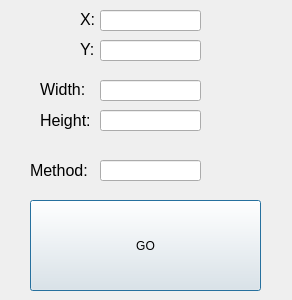
<?xml version="1.0" encoding="UTF-8"?>
<ui version="4.0">
 <class>Dialog</class>
 <widget class="QDialog" name="Dialog">
  <property name="geometry">
   <rect>
    <x>0</x>
    <y>0</y>
    <width>292</width>
    <height>300</height>
   </rect>
  </property>
  <property name="windowTitle">
   <string>Dialog</string>
  </property>
  <widget class="QLabel" name="label">
   <property name="geometry">
    <rect>
     <x>80</x>
     <y>10</y>
     <width>58</width>
     <height>18</height>
    </rect>
   </property>
   <property name="font">
    <font>
     <pointsize>12</pointsize>
    </font>
   </property>
   <property name="text">
    <string>X: </string>
   </property>
  </widget>
  <widget class="QLabel" name="label_2">
   <property name="geometry">
    <rect>
     <x>80</x>
     <y>40</y>
     <width>58</width>
     <height>18</height>
    </rect>
   </property>
   <property name="font">
    <font>
     <pointsize>12</pointsize>
    </font>
   </property>
   <property name="text">
    <string>Y: </string>
   </property>
  </widget>
  <widget class="QLabel" name="label_3">
   <property name="geometry">
    <rect>
     <x>40</x>
     <y>80</y>
     <width>58</width>
     <height>18</height>
    </rect>
   </property>
   <property name="font">
    <font>
     <pointsize>12</pointsize>
    </font>
   </property>
   <property name="text">
    <string>Width: </string>
   </property>
  </widget>
  <widget class="QLabel" name="label_4">
   <property name="geometry">
    <rect>
     <x>40</x>
     <y>110</y>
     <width>58</width>
     <height>21</height>
    </rect>
   </property>
   <property name="font">
    <font>
     <pointsize>12</pointsize>
    </font>
   </property>
   <property name="text">
    <string>Height: </string>
   </property>
  </widget>
  <widget class="QLineEdit" name="lineEdit">
   <property name="geometry">
    <rect>
     <x>100</x>
     <y>10</y>
     <width>101</width>
     <height>21</height>
    </rect>
   </property>
  </widget>
  <widget class="QLineEdit" name="lineEdit_2">
   <property name="geometry">
    <rect>
     <x>100</x>
     <y>40</y>
     <width>101</width>
     <height>21</height>
    </rect>
   </property>
  </widget>
  <widget class="QLineEdit" name="lineEdit_3">
   <property name="geometry">
    <rect>
     <x>100</x>
     <y>80</y>
     <width>101</width>
     <height>21</height>
    </rect>
   </property>
  </widget>
  <widget class="QLineEdit" name="lineEdit_4">
   <property name="geometry">
    <rect>
     <x>100</x>
     <y>110</y>
     <width>101</width>
     <height>21</height>
    </rect>
   </property>
  </widget>
  <widget class="QPushButton" name="pushButton">
   <property name="geometry">
    <rect>
     <x>30</x>
     <y>200</y>
     <width>231</width>
     <height>91</height>
    </rect>
   </property>
   <property name="text">
    <string>GO</string>
   </property>
  </widget>
  <widget class="QLabel" name="label_5">
   <property name="geometry">
    <rect>
     <x>30</x>
     <y>160</y>
     <width>71</width>
     <height>21</height>
    </rect>
   </property>
   <property name="font">
    <font>
     <pointsize>12</pointsize>
    </font>
   </property>
   <property name="text">
    <string>Method:</string>
   </property>
  </widget>
  <widget class="QLineEdit" name="lineEdit_5">
   <property name="geometry">
    <rect>
     <x>100</x>
     <y>160</y>
     <width>101</width>
     <height>21</height>
    </rect>
   </property>
  </widget>
 </widget>
 <resources/>
 <connections/>
</ui>
